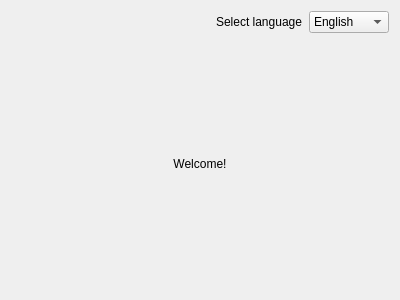
<?xml version="1.0" encoding="UTF-8"?>
<ui version="4.0">
 <class>CustomWidget</class>
 <widget class="QWidget" name="CustomWidget">
  <property name="geometry">
   <rect>
    <x>0</x>
    <y>0</y>
    <width>400</width>
    <height>300</height>
   </rect>
  </property>
  <property name="windowTitle">
   <string>Widget Translation Demo</string>
  </property>
  <layout class="QGridLayout" name="gridLayout">
   <item row="1" column="0">
    <layout class="QVBoxLayout" name="verticalLayout">
     <item>
      <spacer name="verticalSpacer">
       <property name="orientation">
        <enum>Qt::Vertical</enum>
       </property>
       <property name="sizeHint" stdset="0">
        <size>
         <width>20</width>
         <height>40</height>
        </size>
       </property>
      </spacer>
     </item>
     <item>
      <widget class="QLabel" name="label">
       <property name="text">
        <string>Welcome!</string>
       </property>
       <property name="alignment">
        <set>Qt::AlignCenter</set>
       </property>
      </widget>
     </item>
     <item>
      <spacer name="verticalSpacer_2">
       <property name="orientation">
        <enum>Qt::Vertical</enum>
       </property>
       <property name="sizeHint" stdset="0">
        <size>
         <width>20</width>
         <height>40</height>
        </size>
       </property>
      </spacer>
     </item>
    </layout>
   </item>
   <item row="0" column="0">
    <layout class="QHBoxLayout" name="horizontalLayout">
     <item>
      <spacer name="horizontalSpacer">
       <property name="orientation">
        <enum>Qt::Horizontal</enum>
       </property>
       <property name="sizeHint" stdset="0">
        <size>
         <width>40</width>
         <height>20</height>
        </size>
       </property>
      </spacer>
     </item>
     <item>
      <widget class="QLabel" name="label_2">
       <property name="text">
        <string>Select language</string>
       </property>
      </widget>
     </item>
     <item>
      <widget class="QComboBox" name="languageSelectorCmbBox">
       <property name="minimumSize">
        <size>
         <width>80</width>
         <height>0</height>
        </size>
       </property>
       <item>
        <property name="text">
         <string>English</string>
        </property>
       </item>
       <item>
        <property name="text">
         <string>German</string>
        </property>
       </item>
       <item>
        <property name="text">
         <string>Spanish</string>
        </property>
       </item>
      </widget>
     </item>
    </layout>
   </item>
  </layout>
 </widget>
 <resources/>
 <connections/>
</ui>
